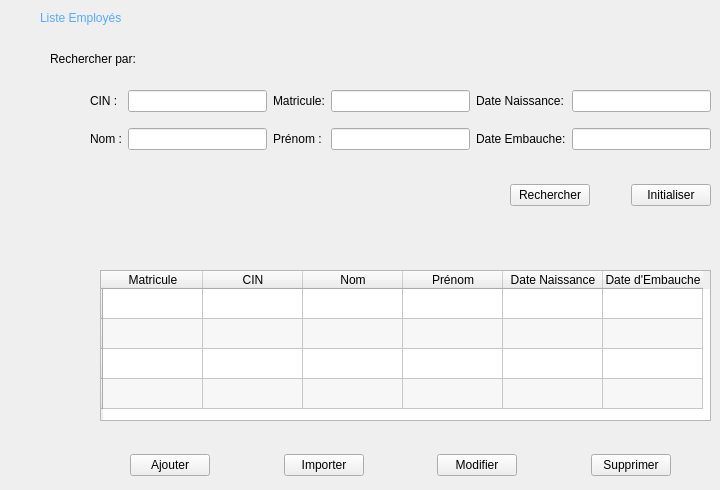
    <widget class="QWidget" name="liste_emp">
     <widget class="QLabel" name="labelrecherche_3">
      <property name="geometry">
       <rect>
        <x>50</x>
        <y>50</y>
        <width>111</width>
        <height>17</height>
       </rect>
      </property>
      <property name="text">
       <string>Rechercher par:</string>
      </property>
     </widget>
     <widget class="QTableWidget" name="table_emp">
      <property name="geometry">
       <rect>
        <x>100</x>
        <y>270</y>
        <width>611</width>
        <height>151</height>
       </rect>
      </property>
      <property name="maximumSize">
       <size>
        <width>681</width>
        <height>192</height>
       </size>
      </property>
      <property name="alternatingRowColors">
       <bool>true</bool>
      </property>
      <attribute name="horizontalHeaderMinimumSectionSize">
       <number>70</number>
      </attribute>
      <row>
       <property name="text">
        <string/>
       </property>
      </row>
      <row>
       <property name="text">
        <string/>
       </property>
      </row>
      <row>
       <property name="text">
        <string/>
       </property>
      </row>
      <row>
       <property name="text">
        <string/>
       </property>
      </row>
      <column>
       <property name="text">
        <string>Matricule</string>
       </property>
      </column>
      <column>
       <property name="text">
        <string>CIN</string>
       </property>
      </column>
      <column>
       <property name="text">
        <string>Nom</string>
       </property>
      </column>
      <column>
       <property name="text">
        <string>Prénom</string>
       </property>
      </column>
      <column>
       <property name="text">
        <string>Date Naissance</string>
       </property>
      </column>
      <column>
       <property name="text">
        <string>Date d'Embauche</string>
       </property>
      </column>
     </widget>
     <widget class="QLabel" name="label_3">
      <property name="geometry">
       <rect>
        <x>40</x>
        <y>10</y>
        <width>131</width>
        <height>17</height>
       </rect>
      </property>
      <property name="text">
       <string>&lt;html&gt;&lt;head/&gt;&lt;body&gt;&lt;p&gt;&lt;span style=&quot; color:#55aaff;&quot;&gt;Liste Employés&lt;/span&gt;&lt;/p&gt;&lt;/body&gt;&lt;/html&gt;</string>
      </property>
     </widget>
     <widget class="QWidget" name="gridLayoutWidget_2">
      <property name="geometry">
       <rect>
        <x>90</x>
        <y>80</y>
        <width>621</width>
        <height>80</height>
       </rect>
      </property>
      <layout class="QGridLayout" name="gridLayout_2">
       <item row="0" column="4">
        <widget class="QLabel" name="labelnaissance_emp">
         <property name="text">
          <string>Date Naissance:</string>
         </property>
        </widget>
       </item>
       <item row="0" column="2">
        <widget class="QLabel" name="labelmatricul_emp">
         <property name="text">
          <string>Matricule:</string>
         </property>
        </widget>
       </item>
       <item row="1" column="2">
        <widget class="QLabel" name="labelprenom_emp">
         <property name="text">
          <string>Prénom :</string>
         </property>
        </widget>
       </item>
       <item row="0" column="3">
        <widget class="QLineEdit" name="mat_emp"/>
       </item>
       <item row="0" column="0">
        <widget class="QLabel" name="labelcin_emp">
         <property name="text">
          <string>CIN :</string>
         </property>
        </widget>
       </item>
       <item row="1" column="4">
        <widget class="QLabel" name="labelembauche_emp">
         <property name="text">
          <string>Date Embauche:</string>
         </property>
        </widget>
       </item>
       <item row="1" column="5">
        <widget class="QLineEdit" name="emb_emp"/>
       </item>
       <item row="0" column="1">
        <widget class="QLineEdit" name="cin_emp"/>
       </item>
       <item row="1" column="3">
        <widget class="QLineEdit" name="prenom_emp"/>
       </item>
       <item row="1" column="0">
        <widget class="QLabel" name="labelnom_emp">
         <property name="text">
          <string>Nom :</string>
         </property>
        </widget>
       </item>
       <item row="1" column="1">
        <widget class="QLineEdit" name="nom_emp"/>
       </item>
       <item row="0" column="5">
        <widget class="QLineEdit" name="naissance_emp"/>
       </item>
      </layout>
     </widget>
     <widget class="QWidget" name="horizontalLayoutWidget_13">
      <property name="geometry">
       <rect>
        <x>130</x>
        <y>450</y>
        <width>541</width>
        <height>31</height>
       </rect>
      </property>
      <layout class="QHBoxLayout" name="horizontalLayout_10">
       <item>
        <widget class="QPushButton" name="ajouter_emp_2">
         <property name="text">
          <string>Ajouter</string>
         </property>
        </widget>
       </item>
       <item>
        <spacer name="horizontalSpacer_19">
         <property name="orientation">
          <enum>Qt::Horizontal</enum>
         </property>
         <property name="sizeHint" stdset="0">
          <size>
           <width>40</width>
           <height>20</height>
          </size>
         </property>
        </spacer>
       </item>
       <item>
        <widget class="QPushButton" name="importer_emp">
         <property name="text">
          <string>Importer</string>
         </property>
        </widget>
       </item>
       <item>
        <spacer name="horizontalSpacer_20">
         <property name="orientation">
          <enum>Qt::Horizontal</enum>
         </property>
         <property name="sizeHint" stdset="0">
          <size>
           <width>40</width>
           <height>20</height>
          </size>
         </property>
        </spacer>
       </item>
       <item>
        <widget class="QPushButton" name="Modifier_emp">
         <property name="text">
          <string>Modifier</string>
         </property>
        </widget>
       </item>
       <item>
        <spacer name="horizontalSpacer_21">
         <property name="orientation">
          <enum>Qt::Horizontal</enum>
         </property>
         <property name="sizeHint" stdset="0">
          <size>
           <width>40</width>
           <height>20</height>
          </size>
         </property>
        </spacer>
       </item>
       <item>
        <widget class="QPushButton" name="supprimer_emp">
         <property name="text">
          <string>Supprimer</string>
         </property>
        </widget>
       </item>
      </layout>
     </widget>
     <widget class="QWidget" name="horizontalLayoutWidget_17">
      <property name="geometry">
       <rect>
        <x>510</x>
        <y>180</y>
        <width>201</width>
        <height>31</height>
       </rect>
      </property>
      <layout class="QHBoxLayout" name="horizontalLayout_14">
       <item>
        <widget class="QPushButton" name="recherche_emp">
         <property name="text">
          <string>Rechercher</string>
         </property>
        </widget>
       </item>
       <item>
        <spacer name="horizontalSpacer_22">
         <property name="orientation">
          <enum>Qt::Horizontal</enum>
         </property>
         <property name="sizeHint" stdset="0">
          <size>
           <width>40</width>
           <height>20</height>
          </size>
         </property>
        </spacer>
       </item>
       <item>
        <widget class="QPushButton" name="initialiser_emp">
         <property name="text">
          <string>Initialiser</string>
         </property>
        </widget>
       </item>
      </layout>
     </widget>
    </widget>
